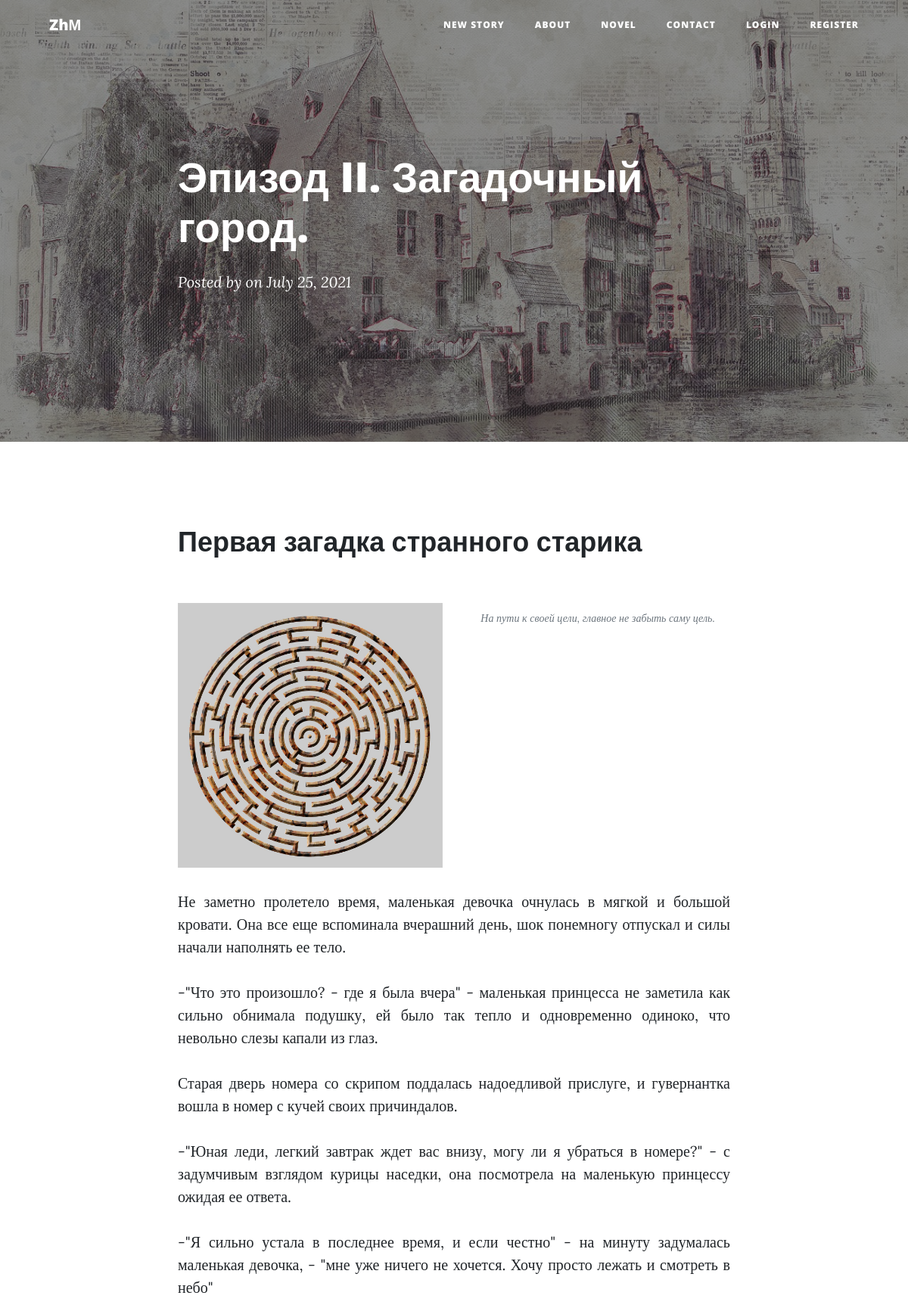
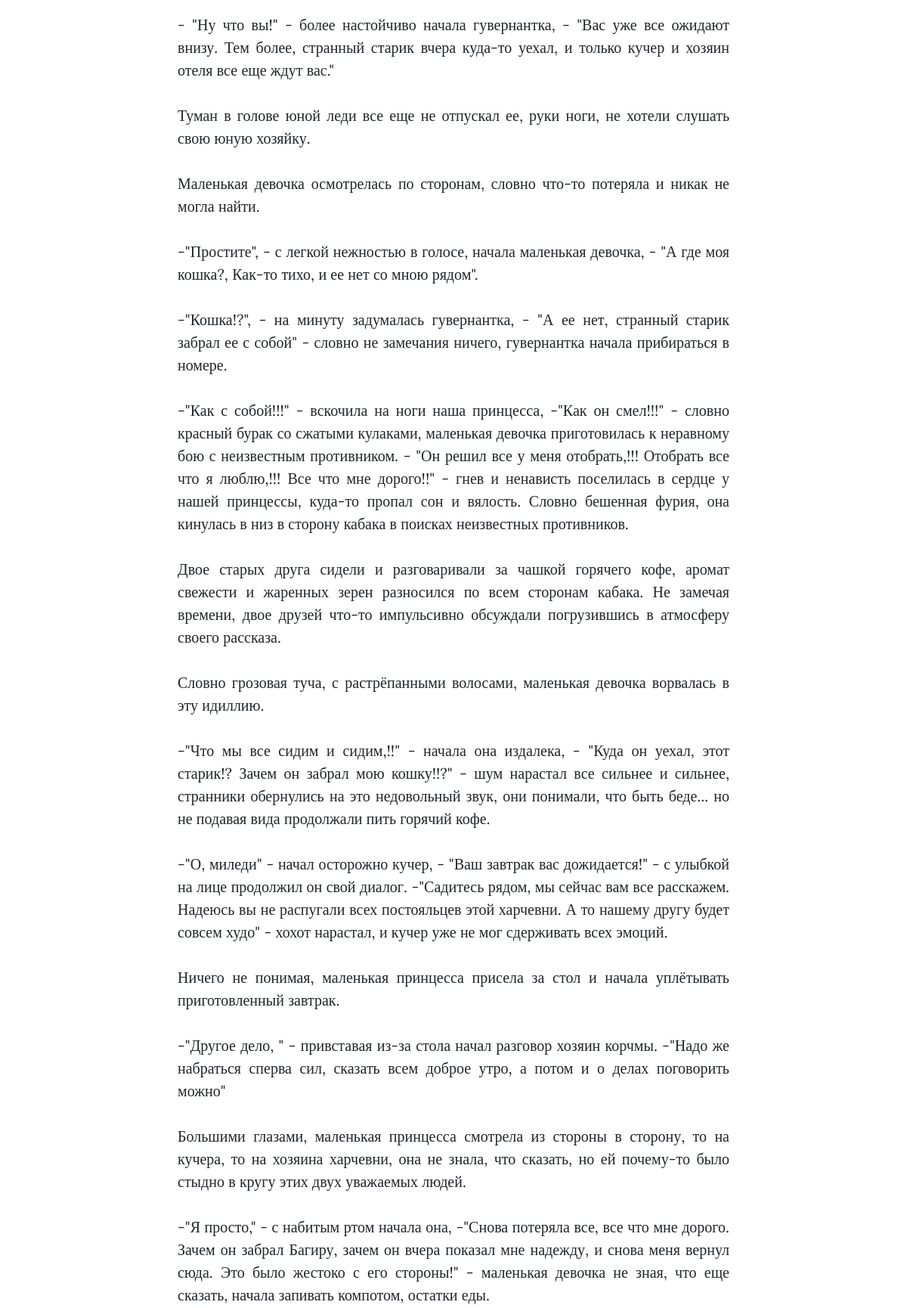
/post/11 (upper part), run on the app's committed database (2 pictures, top to bottom).
### main.py (models this page shows)
class Stories(db.Model):
    __tablename__ = "stories"
    id = db.Column(db.Integer, primary_key=True)
    date = db.Column(db.String(10), nullable=False)
    title = db.Column(db.String(250), nullable=False)
    chapter = db.Column(db.String(250), nullable=False)
    subtitle = db.Column(db.String(250), nullable=False)
    body = db.Column(db.String, nullable=False)
    img = db.Column(db.String)
    main_img = db.Column(db.String)
    new_story = db.Column(db.Boolean)
    comments = relationship("Comment", back_populates="parent_stories")

### main.py (the view, shortened to what this page needs)
@app.route('/post/<int:index>', methods=['POST', 'GET'])
def show_post(index):
    form = Comments()
    stories = Stories.query.get(index)
    requested_post = Stories.query.get(index)
    return render_template('post.html', post=requested_post, datetime=datetime, dt=dt, form=form)

### templates/post.html (shortened to what this page needs)
{% import 'bootstrap/wtf.html' as wtf %}
{% include 'header.html' %}
        <header class="masthead" style="background-image: url({{ url_for('static', filename='assets/img-stories/'
        + post['main_img']|string)}})">
            <div class="overlay"></div>
            <div class="container">
                <div class="row">
                    <div class="col-lg-8 col-md-10 mx-auto">
                        <div class="post-heading">
                            <h1>{{ post['chapter'] }}</h1>
                            <span class="meta">
                                Posted by
                                on {{ dt.fromisoformat(post['date']).strftime('%B %d, %Y') }}
                            </span>
                        </div>
                    </div>
                </div>
            </div>
        </header>
        <article>
            <div class="container">
                <div class="row">
                    <div class="col-lg-8 col-md-10 mx-auto">
                        <h2 class="section-heading">{{ post['title'] }}</h2>
                        <div class="row">
                         <div class="col-lg-6 col-md-12 mx-auto">
                            <img class="img-fluid" src="{{ url_for('static', filename='assets/img-stories/'
                            + post['img']|string)}}" alt="..." />
                         </div>
                         <div class="col-lg-6 col-md-12 mx-auto">
                            <span class="caption text-muted">{{ post['subtitle'] }}</span>
                         </div>
                        </div>
                            {% for text in post["body"].split("\n") %}
                             <p>{{ text }}</p>
                            {% endfor %}
                    </div>
                </div>
            </div>
        </article>
 {% include 'footer.html' %}

### data on the page
Stories: main_img (picture), chapter "Эпизод II. Загадочный город.", fromisoformat "July 25, 2021", title "Первая загадка странного старика", img (picture), subtitle "На пути к своей цели, главное не забыть саму цель."

### other printed values
{{ text }} "Не заметно пролетело время, маленькая девочка очнулась в мягкой и большой кровати. Она все еще вспоминала вчерашний день, шок понемногу отпускал и силы начали наполнять ее тело." "-\"Что это произошло? - где я была вчера\" - маленькая принцесса не заметила как сильно обнимала подушку, ей было так тепло и одновременно одиноко, что невольно слезы капали из глаз." "Старая дверь номера со скрипом поддалась надоедливой прислуге, и гувернантка вошла в номер с кучей своих причиндалов." "-\"Юная леди, легкий завтрак ждет вас внизу, могу ли я убраться в номере?\" - с задумчивым взглядом курицы наседки, она посмотрела на маленькую принцессу ожидая ее ответа." "-\"Я сильно устала в последнее время, и если честно\" - на минуту задумалась маленькая девочка, - \"мне уже ничего не хочется. Хочу просто лежать и смотреть в небо\"" "- \"Ну что вы!\" - более настойчиво начала гувернантка, - \"Вас уже все ожидают внизу. Тем более, странный старик вчера куда-то уехал, и только кучер и хозяин отеля все еще ждут вас.\"" "Туман в голове юной леди все еще не отпускал ее, руки ноги, не хотели слушать свою юную хозяйку." "Маленькая девочка осмотрелась по сторонам, словно что-то потеряла и никак не могла найти." "-\"Простите\", - с легкой нежностью в голосе, начала маленькая девочка, - \"А где моя кошка?, Как-то тихо, и ее нет со мною рядом\"." "-\"Кошка!?\", - на минуту задумалась гувернантка, - \"А ее нет, странный старик забрал ее с собой\" - словно не замечания ничего, гувернантка начала прибираться в номере." "Словно грозовая туча, с растрёпанными волосами, маленькая девочка ворвалась в эту идиллию." "Ничего не понимая, маленькая принцесса присела за стол и начала уплётывать приготовленный завтрак." "-\"Другое дело, \" - привставая из-за стола начал разговор хозяин корчмы. -\"Надо же набраться сперва сил, сказать всем доброе утро, а потом и о делах поговорить можно\"" "Большими глазами, маленькая принцесса смотрела из стороны в сторону, то на кучера, то на хозяина харчевни, она не знала, что сказать, но ей почему-то было стыдно в кругу этих двух уважаемых людей."
